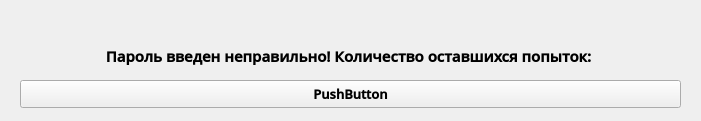
<?xml version="1.0" encoding="UTF-8"?>
<ui version="4.0">
 <class>Form</class>
 <widget class="QWidget" name="Form">
  <property name="geometry">
   <rect>
    <x>0</x>
    <y>0</y>
    <width>701</width>
    <height>121</height>
   </rect>
  </property>
  <property name="windowTitle">
   <string>Form</string>
  </property>
  <widget class="QLabel" name="label">
   <property name="geometry">
    <rect>
     <x>10</x>
     <y>30</y>
     <width>681</width>
     <height>51</height>
    </rect>
   </property>
   <property name="font">
    <font>
     <family>Open Sans SemiBold</family>
     <pointsize>11</pointsize>
     <weight>75</weight>
     <bold>true</bold>
    </font>
   </property>
   <property name="text">
    <string>Пароль введен неправильно! Количество оставшихся попыток: </string>
   </property>
   <property name="alignment">
    <set>Qt::AlignCenter</set>
   </property>
  </widget>
  <widget class="QPushButton" name="pushButton">
   <property name="geometry">
    <rect>
     <x>20</x>
     <y>80</y>
     <width>661</width>
     <height>28</height>
    </rect>
   </property>
   <property name="font">
    <font>
     <family>Open Sans SemiBold</family>
     <pointsize>10</pointsize>
     <weight>75</weight>
     <bold>true</bold>
    </font>
   </property>
   <property name="text">
    <string>PushButton</string>
   </property>
  </widget>
 </widget>
 <resources/>
 <connections/>
</ui>
